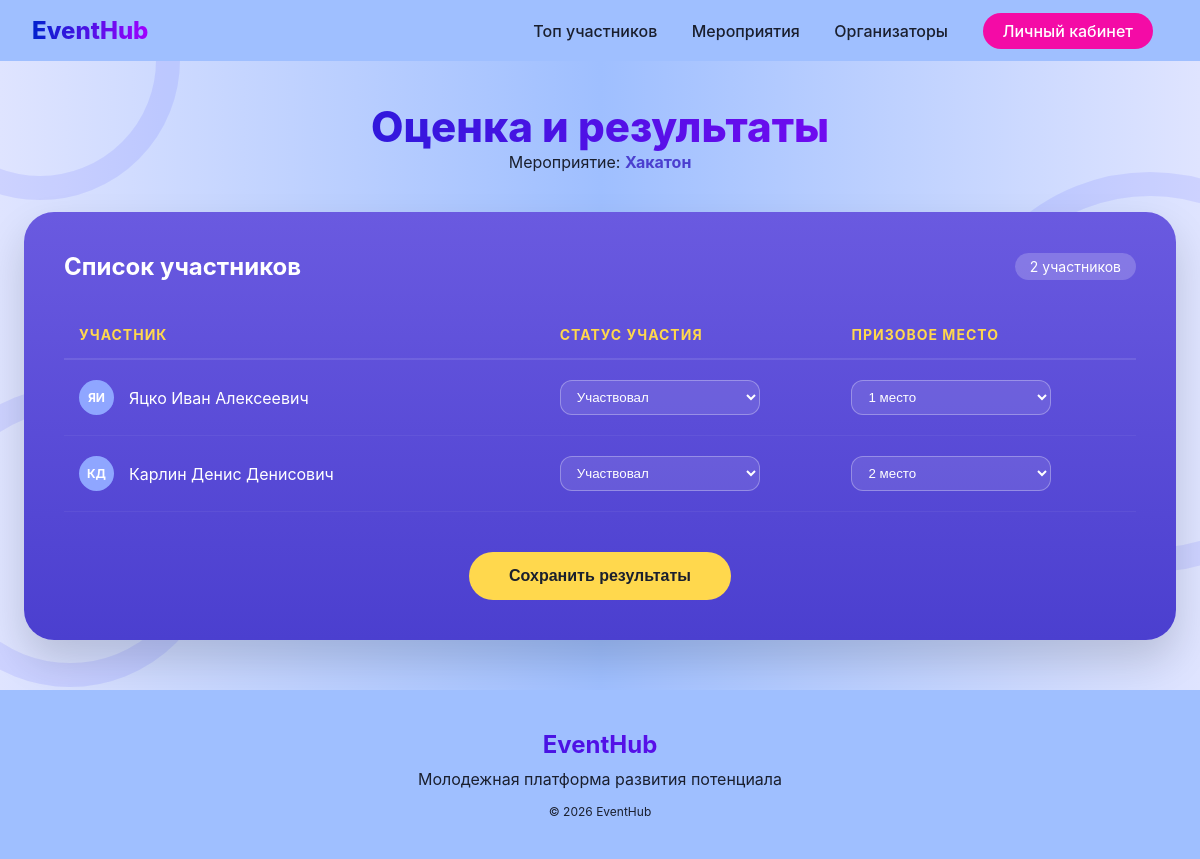
The page /src/pages/rate_event_page.php?id=1 (signed in) on the database its author committed.
### tables this page shows
CREATE TABLE `event` (
  `event_id` int NOT NULL,
  `promoter_id` int NOT NULL,
  `event_category_id` int NOT NULL,
  `difficulty_id` int NOT NULL,
  `status_id` int NOT NULL,
  `event_name` varchar(100) NOT NULL,
  `event_descr` varchar(250) NOT NULL,
  `event_date` datetime NOT NULL DEFAULT CURRENT_TIMESTAMP,
  `event_format` text NOT NULL,
  `base_score` int NOT NULL,
  `firstp_score` int NOT NULL,
  `secondp_score` int NOT NULL,
  `thirdp_score` int NOT NULL,
  `event_bonus` varchar(250) NOT NULL
);

CREATE TABLE `participation` (
  `participation_id` int NOT NULL,
  `user_id` int NOT NULL,
  `event_id` int NOT NULL,
  `attendance` tinyint(1) NOT NULL,
  `place` varchar(1) NOT NULL
);

CREATE TABLE `user` (
  `user_id` int NOT NULL,
  `register_id` int NOT NULL,
  `user_lastname` text NOT NULL,
  `user_name` text NOT NULL,
  `user_midname` text NOT NULL,
  `user_bdate` date NOT NULL,
  `user_city` text NOT NULL
);

### src/pages/rate_event_page.php (the view, shortened to what this page needs)
<?php
$db = Database::getConnection();
$event_id = isset($_GET['id']) ? $_GET['id'] : 0;
$eventQuery = mysqli_query($db, "SELECT * FROM `event` WHERE `event_id` = '$event_id'");
$event = mysqli_fetch_assoc($eventQuery);
$participants = mysqli_query($db, "SELECT p.*, u.user_name, u.user_lastname, u.user_midname
    FROM `participation` p
    JOIN `user` u ON p.user_id = u.user_id
    WHERE p.event_id = '$event_id'");
$countParticipants = mysqli_num_rows($participants);
?>
<!DOCTYPE html>
<html lang="ru">
<head>
</head>
<body>
    <div class="bg-circle circle-1"></div>
    <div class="bg-circle circle-2"></div>
    <div class="bg-circle circle-3"></div>
    <header class="header">
        <a href="/" class="logo">EventHub</a>
        <div class="nav">
            <a href="/top_users">Топ участников</a>
            <a href="/events">Мероприятия</a>
            <a href="/organizers">Организаторы</a>
            <a href="/profile" class="profile-btn">Личный кабинет</a>
        </div>
    </header>
    <main class="content">
        <section class="hero">
            <div class="hero-text">
                <h1>Оценка и результаты</h1>
                <p>Мероприятие: <span class="event-name"><?= htmlspecialchars($event['event_name']) ?></span></p>
            </div>
        </section>
        <form action="/saveResults" method="POST" class="rating-card">
            <div class="card-header">
                <h2 class="rating-title">Список участников</h2>
                <span class="badge"><?= $countParticipants ?> участников</span>
            </div>
            <div class="table-wrapper">
                <table class="event-table">
                    <thead>
                        <tr>
                            <th>Участник</th>
                            <th>Статус участия</th>
                            <th>Призовое место</th>
                        </tr>
                    </thead>
                    <tbody>
                        <?php while ($participant = mysqli_fetch_assoc($participants)):
                            $initials = mb_substr($user['user_lastname'] ?? $participant['user_lastname'], 0, 1) . mb_substr($user['user_name'] ?? $participant['user_name'], 0, 1);
                        ?>
                        <tr>
                            <td>
                                <div class="user-info">
                                    <div class="avatar"><?= $initials ?></div>
                                    <span class="name">
                                        <?= htmlspecialchars($participant['user_lastname']) ?>
                                        <?= htmlspecialchars($participant['user_name']) ?>
                                        <?= htmlspecialchars($participant['user_midname']) ?>
                                    </span>
                                </div>
                            </td>
                            <td>
                                <select name="results[<?= $participant['user_id'] ?>][attendance]" class="styled-select" required>
                                    <option value="1" <?= $participant['attendance'] == 1 ? 'selected' : '' ?>>Участвовал</option>
                                </select>
                            </td>
                            <td>
                                <select name="results[<?= $participant['user_id'] ?>][place]" class="styled-select">
                                    <option value="1" <?= $participant['place'] == 1 ? 'selected' : '' ?>>1 место</option>
                                    <option value="2" <?= $participant['place'] == 2 ? 'selected' : '' ?>>2 место</option>
                                </select>
                            </td>
                        </tr>
                        <?php endwhile; ?>
                    </tbody>
                </table>
            </div>
            <div class="form-footer">
                <button type="submit" class="btn-save">Сохранить результаты</button>
            </div>
        </form>
    </main>
    <footer class="footer">
        <h2>EventHub</h2>
        <p>Молодежная платформа развития потенциала</p>
        <p style="margin-top:15px;font-size:12px;">© 2026 EventHub</p>
    </footer>
</body>
</html>

### src/pages/rate_event_page.php (style rules this page uses)
* { margin: 0; padding: 0; box-sizing: border-box; }
html, body { height: 100%; }
body { font-family: 'Inter', sans-serif; background: linear-gradient(90deg, #DFE4FF 0%, #9FBFFF 50%, #DFE4FF 100%); display: flex; flex-direction: column; color: #1A1F2E; }
.bg-circle { position: fixed; border-radius: 50%; border: 24px solid rgba(0,0,255,0.08); z-index: 0; }
.circle-1 { width: 280px; height: 280px; top: -80px; left: -100px; }
.circle-2 { width: 400px; height: 400px; top: 20%; right: -150px; }
.circle-3 { width: 300px; height: 300px; bottom: 20%; left: -80px; }
.header { background: #9FBFFF; display: flex; justify-content: space-between; padding: 16px 32px; align-items: center; position: relative; z-index: 10; }
.logo { font-weight: 800; font-size: 24px; background: linear-gradient(90deg,#0022CD,#A100FF); -webkit-background-clip: text; color: transparent; text-decoration: none; }
.nav a { margin: 0 15px; text-decoration: none; color: #1A1F2E; font-weight: 500; }
.profile-btn { background: #F40BA6; padding: 8px 20px; border-radius: 30px; color: white !important; }
.content { flex: 1 0 auto; position: relative; z-index: 1; padding-bottom: 50px; }
.hero { text-align: center; padding: 40px 20px; }
.hero-text h1 { font-size: 42px; font-weight: 800; background: linear-gradient(90deg,#0022CD,#A100FF); -webkit-background-clip: text; color: transparent; }
.event-name { color: #4B3FCF; font-weight: 700; }
.rating-card { max-width: 96%; margin: 0 auto; background: linear-gradient(180deg, #6A5AE0 0%, #4B3FCF 100%); border-radius: 30px; padding: 40px; color: white; box-shadow: 0 20px 40px rgba(0,0,0,0.15); }
.card-header { display: flex; justify-content: space-between; align-items: center; margin-bottom: 30px; }
.badge { background: rgba(255, 255, 255, 0.2); padding: 5px 15px; border-radius: 20px; font-size: 14px; }
.table-wrapper { overflow-x: auto; }
.event-table { width: 100%; border-collapse: collapse; }
.event-table th { text-align: left; padding: 15px; color: #FFD84D; font-size: 14px; text-transform: uppercase; letter-spacing: 1px; border-bottom: 2px solid rgba(255,255,255,0.1); }
.event-table td { padding: 20px 15px; border-bottom: 1px solid rgba(255,255,255,0.05); }
.user-info { display: flex; align-items: center; gap: 15px; }
.avatar { width: 35px; height: 35px; background: #8FA6FF; border-radius: 50%; display: flex; align-items: center; justify-content: center; font-size: 12px; font-weight: bold; }
.styled-select { background: rgba(255, 255, 255, 0.1); border: 1px solid rgba(255, 255, 255, 0.3); color: white; padding: 8px 12px; border-radius: 12px; outline: none; cursor: pointer; width: 100%; max-width: 200px; }
.styled-select option { background: #4B3FCF; color: white; }
.form-footer { margin-top: 40px; text-align: center; }
.btn-save { background: #FFD84D; color: #1A1F2E; border: none; padding: 15px 40px; border-radius: 30px; font-size: 16px; font-weight: 800; cursor: pointer; transition: transform 0.2s, box-shadow 0.2s; }
.footer { background: #9FBFFF; text-align: center; padding: 40px; flex-shrink: 0; position: relative; z-index: 5; }
.footer h2 { background: linear-gradient(90deg,#0022CD,#A100FF); -webkit-background-clip: text; color: transparent; margin-bottom: 10px; }

### rows shown on the page
event: event_name "Хакатон"
participation: user.user_name "ЯИ", user.user_lastname "Яцко", user.user_name "Иван", user.user_midname "Алексеевич", attendance+user "Участвовал", place+user "1 место"
participation: user.user_name "КД", user.user_lastname "Карлин", user.user_name "Денис", user.user_midname "Денисович", attendance+user "Участвовал", place+user "2 место"

### other values the page prints
$countParticipants "2"
